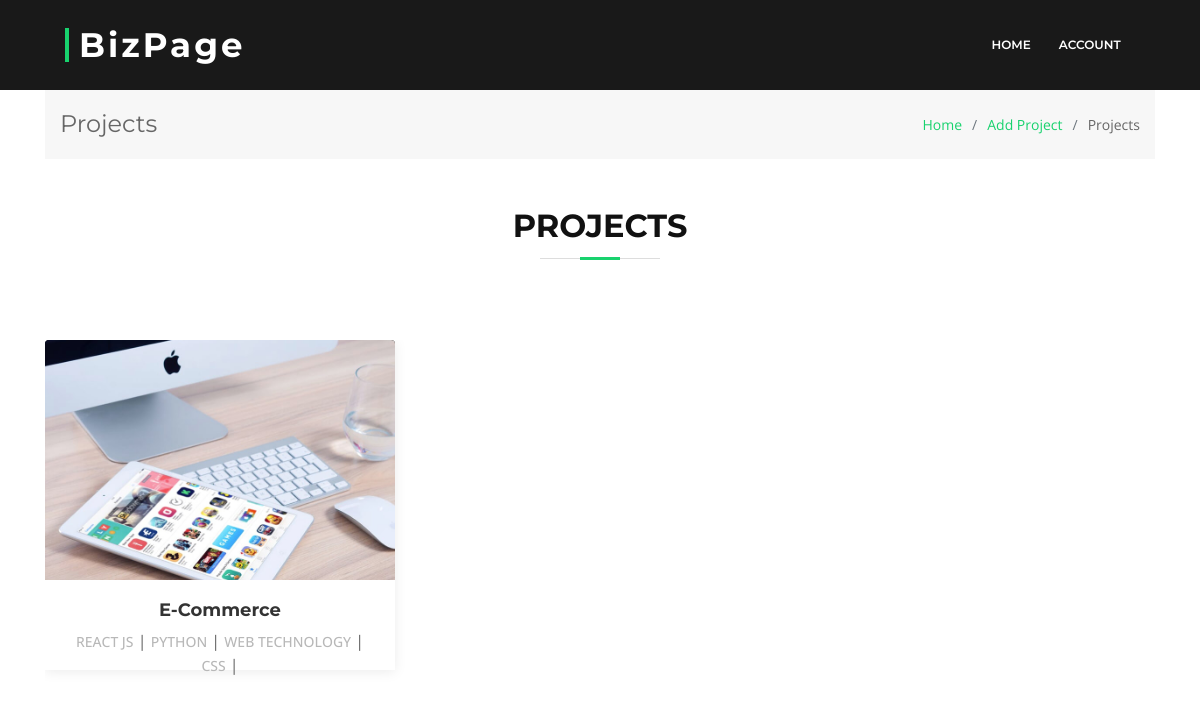
The app's page /project/view, older data.
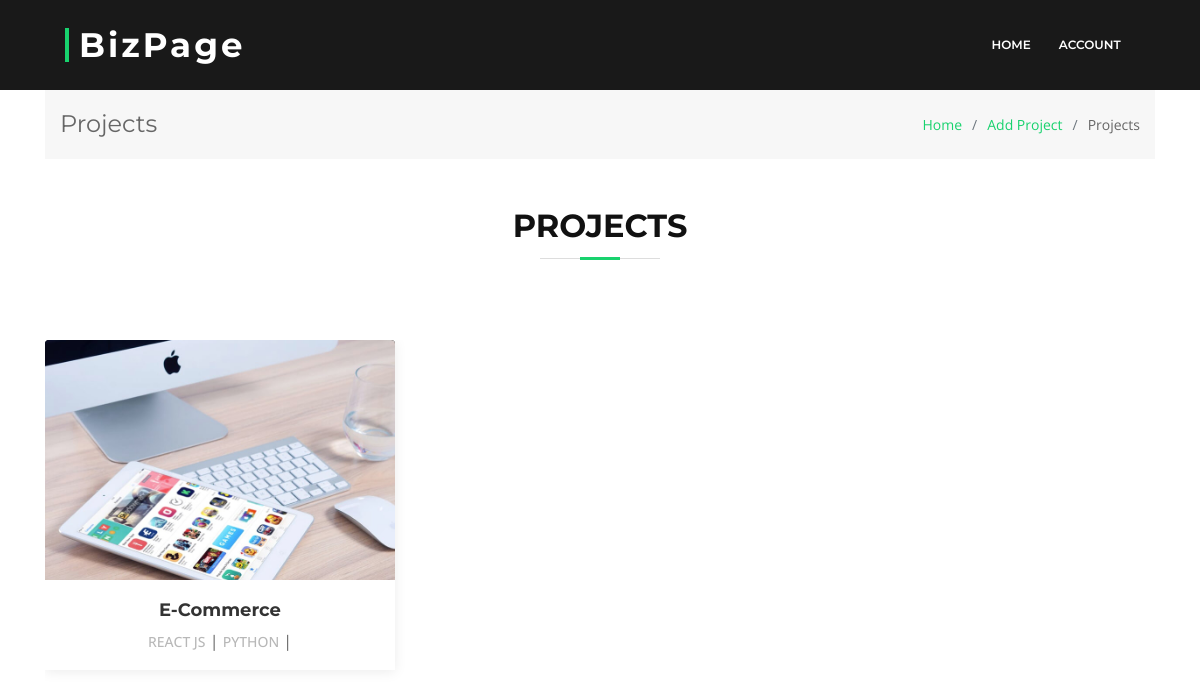
The same page, newer data.
### blog/models.py (models this page shows, shortened)
class Project(models.Model):
    CATEGORY_CHOICES = [
        ('Business','Business'),
        ('Education','Education'),
        ('Social','Social'),
        ('Organization','Organization'),
    ]
    name = models.CharField(max_length=250)
    description = models.TextField(max_length=500)
    category = models.CharField(max_length=100, choices=CATEGORY_CHOICES)
    technology = models.ManyToManyField(Technology)
    feature = models.ManyToManyField(Feature)
    link = models.URLField()
    created_at = models.DateTimeField(auto_now=True)

class Technology(models.Model):
    name = models.CharField(max_length=100)
    type = models.CharField(max_length=100)

### blog/views.py (the view)
# urls.py: path('project/view', views.project_list, name='project_list'),
def project_list(request):
    projects = Project.objects.all().order_by('-created_at')
    context = {
        'projects':projects
    }
    return render(request, 'project_list.html',context)

### templates/project_list.html (shortened to what this page needs)
{% load static %}
{% include './links/link.html' %}
{% include './forms/sub-header.html' %}
{% load hitcount_tags %}
<div class="container mt-5">
   <section class="breadcrumbs">
    <div class="container">
      <div class="d-flex justify-content-between align-items-center">
        <h2>Projects</h2>
        <ol>
          <li><a href="{%  url 'index' %}">Home</a></li>
          <li><a href="{% url 'add_project' %}">Add Project</a></li>
          <li>Projects</li>
        </ol>
      </div>
    </div>
  </section>
    <div class="section-header mb-3">
        <h3>Projects</h3>
    </div>
    <section id="portfolio" >
    <div class="row portfolio-container" data-aos="fade-up" data-aos-delay="200">
        {% for app in projects %}
            <div class="col-lg-4 col-md-6 portfolio-item filter-web">
                <div class="portfolio-wrap">
                  <figure>
                    <img src="{% static 'img/portfolio/web1.jpg' %}" class="img-fluid" alt="">
                  </figure>
                  <div class="portfolio-info">
                    <h4><a href="{% url 'upload_image' app.id %}">{{app.name}}</a></h4>
                    {% for tech in app.technology.all %}
                    <p class="d-inline">{{tech.name}}</p> |
                    {% endfor %}
                  </div>
                </div>
              </div>
        {% endfor %}
    </div>
</section>
</div>

Row changes from the older to the newer data that the page shows:
changed Project "E-Commerce": loses Technology (name "WEB TECHNOLOGY"); loses Technology (name "CSS")
